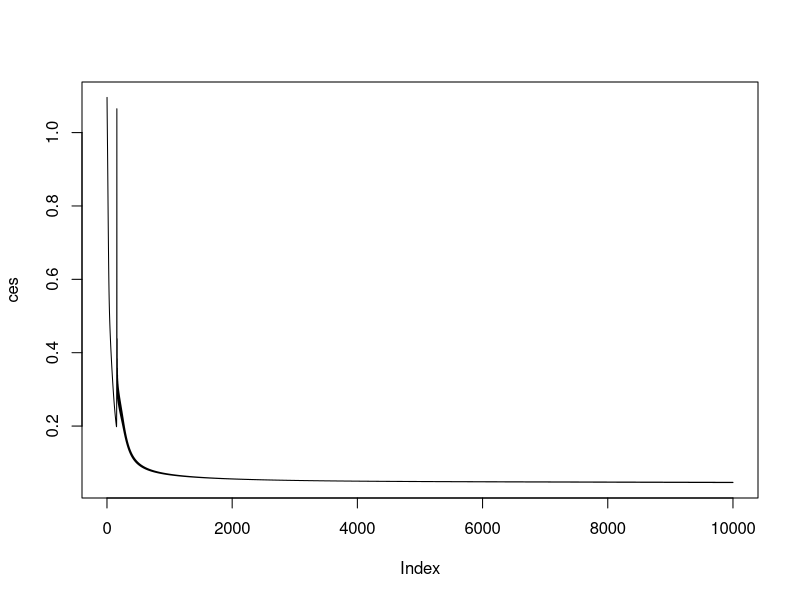

R code for this plot:
# OWNER : JAESUN YUN
# Contributor : DOOYEOL LEE

# functions
sigmoid <- function(x){
  1/(1+exp(-x)) 
}
sigmoid_derivative <- function(Z){
  s = sigmoid(Z)
  s * (1 - s)
}
relu <- function(x){
  x[x<0] <- 0
  x
}
relu_derivative <- function(x){
  m <- matrix(1, nrow(x), ncol(x))
  m[x<=0] <- 0
  m
}
tanh <- function(x){
  (exp(x)-exp(-x))/(exp(x)+exp(-x))
}
tanh_derivative <- function(x){
  s = tanh(x)
  1-s^2
}
softmax <- function(x){
  z <- x-max(x)
  exp(z)/sum(exp(z))
}
softmax_caterogical_cross_entropy_derivative <- function(pred,real){
  pred-real
}
sigmoid_binary_cross_entropy_derivative <- function(pred,real){
  pred-real
}

# LOSS
caterogical_cross_entropy <- function(real, pred){
  -sum(real*log(pred))/nrow(pred)
}
binary_cross_entropy <- function(real, pred){
  -sum(real*log(pred)+(1-real)*log(1-pred))/length(real)
}

onehot <- function(Y){
  num_class <- length(unique(Y))
  oh <- matrix(0,nrow=length(Y),ncol = num_class)
  for(i in 1:length(Y)){
    oh[i,Y[i]] <- 1
  }
  oh
}

#################################################################################
#
# TODO activation : sigmoid(Done), relu(Done), tanh(Done), elu
# TODO output_activation : softmax(Done), sigmoid, linear
# TODO loss: CE(Done), MSE
# TODO L1, L2 regularization
# TODO SGD, MOMENTUM, ADAM, RMSPROP
#
#################################################################################

# initailize
initialize_weights <- function(inputdim, layers, outputdim){
  weights <- list()
  bias <- list()
  layer_structure <- c(inputdim, layers, outputdim)
  
  for(i in 1:(length(layer_structure)-1)){
    weights[[i]] <- matrix(rnorm(prod(layer_structure[c(i,i+1)]),mean = 0,sd = 0.1),
                           layer_structure[i],
                           layer_structure[i+1])
    bias[[i]] <- rnorm(layer_structure[i+1],mean = 0,sd = 0.1)
  }
  return(list(weights=weights,bias=bias))
}
# weights_bias <- initialize_weights(inputdim, layers, outputdim)


# model
model <- function(inputdim,layers,outputdim,activations,output_activation,loss_function){
  if(length(layers)!=length(activations)){
    stop('length of layers and activations must be SAME length.')
  }
  weights_bias <- initialize_weights(inputdim, layers, outputdim)
  layer_structure <- c(inputdim, layers, outputdim)
  
  output <- list()
  output$inputdim <- inputdim
  output$layers <- layers
  output$outputdim <- outputdim
  output$layer_structure <- layer_structure
  output$activations <- activations
  output$output_activation <- output_activation
  output$loss_function <- loss_function
  
  output$weights <- weights_bias$weights
  output$bias <- weights_bias$bias
  
  return(output)
}


# predict
predict_JSNN <- function(model,x){
  os <- list()
  zs <- list()
  # o <- x%*%weights[[1]]+bias[[1]]
  o <- sweep(x%*%model$weights[[1]],2,model$bias[[1]],`+`)
  os[[1]] <- o
  z <- get(model$activations[1])(o)
  zs[[1]] <- z
  
  if(length(model$layers)>1){
    for(i in 2:(length(model$layers))){
      # o <- z%*%weights[[i]]+bias[[i]]
      o <- sweep(z%*%model$weights[[i]],2,model$bias[[i]],`+`)
      os[[i]] <- o
      z <- get(model$activations[i])(o)
      zs[[i]] <- z
    }
  }

  
  # o <- z%*%weights[[length(layer_structure)-1]]+bias[[length(layer_structure)-1]]
  o <- sweep(z%*%model$weights[[length(model$layer_structure)-1]],2,model$bias[[length(model$layer_structure)-1]],`+`)
  os[[length(model$layer_structure)-1]] <- o
  
  z <- t(apply(o,1,function(x){get(model$output_activation)(x)}))
  zs[[length(model$layer_structure)-1]] <- z
  return(list(output=z,os=os,zs=zs))
}
# predict_JSNN(JSNN_model,X)


# gradients
gradients <- function(model,X,Y,weights,bias){
  t_output <- predict_JSNN(model,X)
  pred <- t_output$output
  real <- Y
  N <- nrow(pred)
  
  grad_weights <- list()
  grad_bias <- list()
  
  # output gradient
  dZ <- get(paste0(model$output_activation,'_',model$loss_function,'_derivative'))(pred,real)
  dW <- t((t(dZ) %*% (t_output$zs[[length(weights)-1]]))/N)
  db <- colSums(dZ)/N
  dA_back <- t(weights[[length(weights)]] %*% t(dZ))
  
  grad_weights[[length(weights)]] <- dW
  grad_bias[[length(bias)]] <- db
  # internal gradient
  for(i in (length(weights)-1):1){
    dZ <- dA_back*get(paste0(model$activations[i],'_derivative'))(t_output$os[[i]])
    # dZ <- dA_back*sigmoid_derivative(t_output$os[[i]])
    if(i==1){
      dW <- 1./N*(t(t(dZ) %*% (X)))
    }else{
      dW <- 1./N*(t(t(dZ) %*% (t_output$zs[[i-1]])))
    }
    db <- colSums(dZ)/N
    dA_back <- t(weights[[i]] %*% t(dZ))
    
    grad_weights[[i]] <- dW
    grad_bias[[i]] <- db
  }
  
  return(list(grad_weights=grad_weights,grad_bias=grad_bias))
}
# gradients(JSNN_model,X,Y,JSNN_model$weights,JSNN_model$bias)


# fit
fit <- function(model,X,Y,learning_rate,epoch,mini_batch_size){
  lr <- learning_rate
  weights <- model$weights
  bias <- model$bias
  
  # mini_batch_group_size <- ceiling(nrow(X)/mini_batch_size)
  # mini_batch_idx <- (sample(1:nrow(X),nrow(X))%%mini_batch_group_size)+1
  
  ces <- c()
  for(epo in 1:epoch){
    # for(bch in 1:max(mini_batch_idx)){
      # X_batch <- X[mini_batch_idx==bch,]
      # Y_batch <- Y[mini_batch_idx==bch,]
      
      X_batch <- X
      Y_batch <- Y
      
      grads <- gradients(model,X_batch,Y_batch,weights,bias)
      for(i in 1:length(weights)){
        weights[[i]] <- weights[[i]]-lr*grads$grad_weights[[i]]
        bias[[i]] <- bias[[i]]-lr*grads$grad_bias[[i]]
      # }
    }
    
    model$weights <- weights
    model$bias <- bias
    loss <- caterogical_cross_entropy(real = Y,pred = predict_JSNN(model,X)$output)
    ces <- c(ces,loss)
    
    if(epo%%100==0){
      cat(sprintf("Epoch : %04d    loss = %.4f \n",epo,loss))  
    }
    
  }
  model$weights <- weights
  model$bias <- bias
  plot(ces,type='l')
  return(model)
}

#################################################################################
# library(keras)

# mnist <- dataset_mnist()

# X <- mnist$train$x
# X <- t(apply(X,1,function(x){as.vector(x)}))
# Y <- onehot(mnist$train$y)

X <- as.matrix(iris[,-5])
Y <- onehot(as.numeric(iris[,5]))

inputdim <- ncol(X)
layers <- c(16)
activations <- c("tanh")
outputdim <- ncol(Y)
output_activation <- "softmax"
loss_function <- "caterogical_cross_entropy"

JSNN_model <- model(inputdim,layers,outputdim,activations,output_activation,loss_function)
JSNN_model <- fit(JSNN_model,X,Y,0.1,10000,mini_batch_size=16)

# measure
real = Y
pred = predict_JSNN(JSNN_model,X)$output
table(apply(Y,1,which.max),apply(pred,1,which.max))
